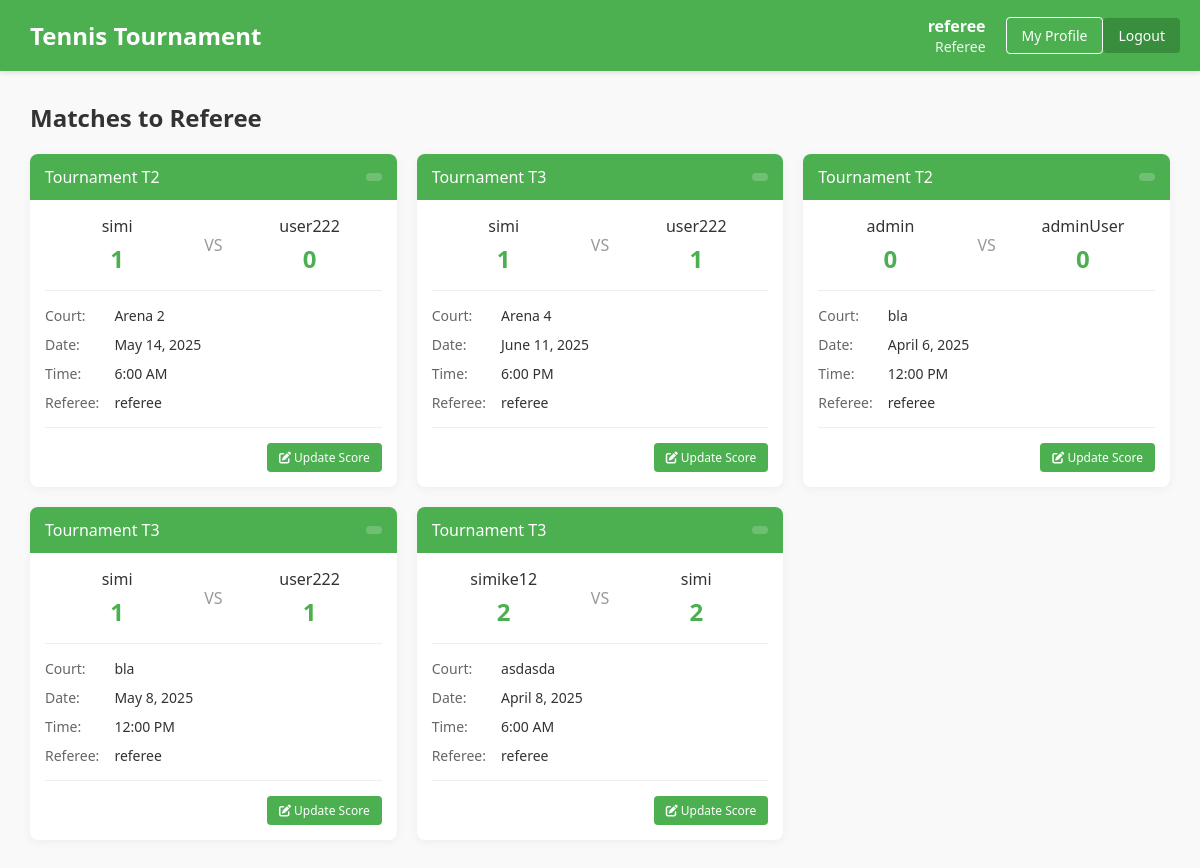
The page //matches (signed in) on the database its author committed.
### core/models.py (models this page shows)
class Match(models.Model):
    tournament = models.ForeignKey(Tournament, on_delete=models.CASCADE)
    player1 = models.ForeignKey(User, on_delete=models.CASCADE, related_name='player1_matches')
    player2 = models.ForeignKey(User, on_delete=models.CASCADE, related_name='player2_matches')
    referee = models.ForeignKey(User, on_delete=models.SET_NULL, null=True, blank=True, related_name='referee_matches')
    date = models.DateTimeField()
    location = models.CharField(max_length=100)

class Tournament(models.Model):
    name = models.CharField(max_length=100)
    location = models.CharField(max_length=100)
    start_date = models.DateField()
    end_date = models.DateField()

class Score(models.Model):
    match = models.OneToOneField(Match, on_delete=models.CASCADE)
    player1_score = models.PositiveIntegerField(validators=[MinValueValidator(0)])
    player2_score = models.PositiveIntegerField(validators=[MinValueValidator(0)])

### core/views.py (the view)
# urls.py: path('/matches', views.match_list, name='match_management'),
def match_list(request):
    data = GetMatchListCommand(request.user).execute()
    return render(request, 'matches.html', {**data, 'user': request.user})

### templates/matches.html (shortened to what this page needs)
{% load static %}
<!DOCTYPE html>
<html lang="en">
<head>
    <link rel="stylesheet" href="https://cdnjs.cloudflare.com/ajax/libs/font-awesome/6.0.0/css/all.min.css">
</head>
<body>
    <header class="header">
        <div class="logo">
            <h1>Tennis Tournament</h1>
        </div>
        <div class="user-menu">
            <div class="user-info">
                <div class="username">{{ user.username }}</div>
                <div class="role">
                    {% if user.userprofile.role == 'player' %}
                        Tennis Player
                    {% elif user.userprofile.role == 'referee' %}
                        Referee
                    {% elif user.userprofile.role == 'admin' %}
                        Administrator
                    {% endif %}
                </div>
            </div>
            <a href="{% url 'profile' %}" class="btn btn-outline">My Profile</a>
            <a href="{% url 'logout' %}" class="btn">Logout</a>
        </div>
    </header>
    <div class="container">
        <main class="main-content">
            <div class="page-title">
                {% if user.userprofile.role == 'player' %}
                    <h2>My Matches</h2>
                {% elif user.userprofile.role == 'referee' %}
                    <h2>Matches to Referee</h2>
                {% endif %}
            </div>
            {% if user.userprofile.role == 'player' or user.userprofile.role == 'referee'  %}
            <div class="match-cards">
                {% for match in matches %}
                <div class="match-card" data-tournament="{{ match.tournament.id }}" data-status="{{ match.status }}">
                    <div class="match-header">
                        <div class="match-tournament">{{ match.tournament.name }}</div>
                        <div class="match-status">
                        </div>
                    </div>
                    <div class="match-content">
                        <div class="match-players">
                            <div class="player {% if user.id == match.player1.id %}current-user{% endif %}">
                                <div class="player-name">{{ match.player1.username }}</div>
                                <div class="player-score">
                                    {% if match.score.player1_score is not None %}
                                        {{ match.score.player1_score }}
                                    {% else %}
                                        -
                                    {% endif %}
                                </div>
                            </div>
                            <div class="vs">VS</div>
                            <div class="player {% if user.id == match.player2.id %}current-user{% endif %}">
                                <div class="player-name">{{ match.player2.username }}</div>
                                <div class="player-score">
                                   {% if match.score.player2_score is not None %}
                                        {{ match.score.player2_score }}
                                    {% else %}
                                        -
                                    {% endif %}
                                </div>
                            </div>
                        </div>
                        <div class="match-details">
                            <div class="match-label">Court:</div>
                            <div class="match-value">{{ match.location }}</div>
                            <div class="match-label">Date:</div>
                            <div class="match-value">{{ match.date|date:"F j, Y" }}</div>
                            <div class="match-label">Time:</div>
                            <div class="match-value">{{ match.date|date:"g:i A" }}</div>
                            <div class="match-label">Referee:</div>
                            <div class="match-value">{{ match.referee.username }}</div>
                        </div>
                        {% if user.userprofile.role == 'referee' and match.referee.id == user.id and match.status != 'completed' %}
                        <div class="match-actions">
                            <button class="btn btn-sm btn-success" onclick="showScorePopup('{{ match.id }}', '{{ match.player1.username }}', '{{ match.player2.username }}')">
                                <i class="fas fa-edit"></i> Update Score
                            </button>
                        </div>
                        {% endif %}
                    </div>
                </div>
                {% empty %}
                <div class="no-matches">
                    <p>No matches found.</p>
                </div>
                {% endfor %}
            </div>
            {% endif %}
        </main>
    </div>
</body>
</html>

### templates/matches.html (style rules this page uses)
:root { --primary: #4CAF50; --primary-dark: #388E3C; --secondary: #FFC107; --dark: #333; --light: #f9f9f9; --danger: #f44336; --success: #4CAF50; --info: #2196F3; }
* { box-sizing: border-box; margin: 0; padding: 0; font-family: 'Segoe UI', Tahoma, Geneva, Verdana, sans-serif; }
body { background-color: var(--light); min-height: 100vh; display: flex; flex-direction: column; }
.header { background-color: var(--primary); color: white; padding: 15px 20px; display: flex; justify-content: space-between; align-items: center; box-shadow: 0 2px 5px rgba(0, 0, 0, 0.1); }
.logo { display: flex; align-items: center; }
.logo h1 { font-size: 24px; margin-left: 10px; }
.user-menu { display: flex; align-items: center; }
.user-info { margin-right: 20px; text-align: right; }
.user-info .username { font-weight: bold; font-size: 16px; }
.user-info .role { font-size: 14px; opacity: 0.9; }
.btn { display: inline-block; background-color: var(--primary-dark); color: white; border: none; padding: 8px 15px; font-size: 14px; font-weight: 500; border-radius: 4px; cursor: pointer; transition: background-color 0.3s; text-decoration: none; }
.btn-outline { background-color: transparent; border: 1px solid white; }
.container { display: flex; flex: 1; }
.main-content { flex: 1; padding: 30px; }
.page-title { margin-bottom: 20px; color: var(--dark); display: flex; justify-content: space-between; align-items: center; }
.match-cards { display: grid; grid-template-columns: repeat(auto-fill, minmax(350px, 1fr)); gap: 20px; margin-bottom: 30px; }
.match-card { background-color: white; border-radius: 8px; box-shadow: 0 2px 10px rgba(0, 0, 0, 0.05); overflow: hidden; transition: transform 0.3s, box-shadow 0.3s; }
.match-header { background-color: var(--primary); color: white; padding: 12px 15px; display: flex; justify-content: space-between; align-items: center; }
.match-tournament { font-weight: 500; font-size: 16px; }
.match-status { font-size: 12px; padding: 4px 8px; border-radius: 4px; background-color: rgba(255, 255, 255, 0.2); }
.match-content { padding: 15px; }
.match-players { display: flex; justify-content: space-between; margin-bottom: 15px; padding-bottom: 15px; border-bottom: 1px solid #eee; }
.player { text-align: center; flex: 1; }
.player-name { font-weight: 500; margin-bottom: 5px; color: var(--dark); }
.player-score { font-size: 24px; font-weight: bold; color: var(--primary); }
.vs { display: flex; align-items: center; justify-content: center; padding: 0 15px; color: #999; font-weight: 300; }
.match-details { display: grid; grid-template-columns: auto 1fr; gap: 10px 15px; font-size: 14px; }
.match-label { color: #666; font-weight: 500; }
.match-value { color: var(--dark); }
.match-actions { margin-top: 15px; padding-top: 15px; border-top: 1px solid #eee; display: flex; justify-content: flex-end; gap: 10px; }
.btn-sm { padding: 6px 12px; font-size: 12px; }
.btn-success { background-color: var(--success); }

### rows shown on the page
Match: tournament.name "Tournament T2", player1.username "simi", score.player1_score "1", player2.username "user222", score.player2_score "0", location "Arena 2", date "May 14, 2025", date "6:00 AM", referee.username "referee"
Match: tournament.name "Tournament T3", player1.username "simi", score.player1_score "1", player2.username "user222", score.player2_score "1", location "Arena 4", date "June 11, 2025", date "6:00 PM", referee.username "referee"
Match: tournament.name "Tournament T2", player1.username "admin", score.player1_score "0", player2.username "adminUser", score.player2_score "0", location "bla", date "April 6, 2025", date "12:00 PM", referee.username "referee"
Match: tournament.name "Tournament T3", player1.username "simi", score.player1_score "1", player2.username "user222", score.player2_score "1", location "bla", date "May 8, 2025", date "12:00 PM", referee.username "referee"
Match: tournament.name "Tournament T3", player1.username "simike12", score.player1_score "2", player2.username "simi", score.player2_score "2", location "asdasda", date "April 8, 2025", date "6:00 AM", referee.username "referee"

### other values the page prints
{{ user.username }} "referee"
